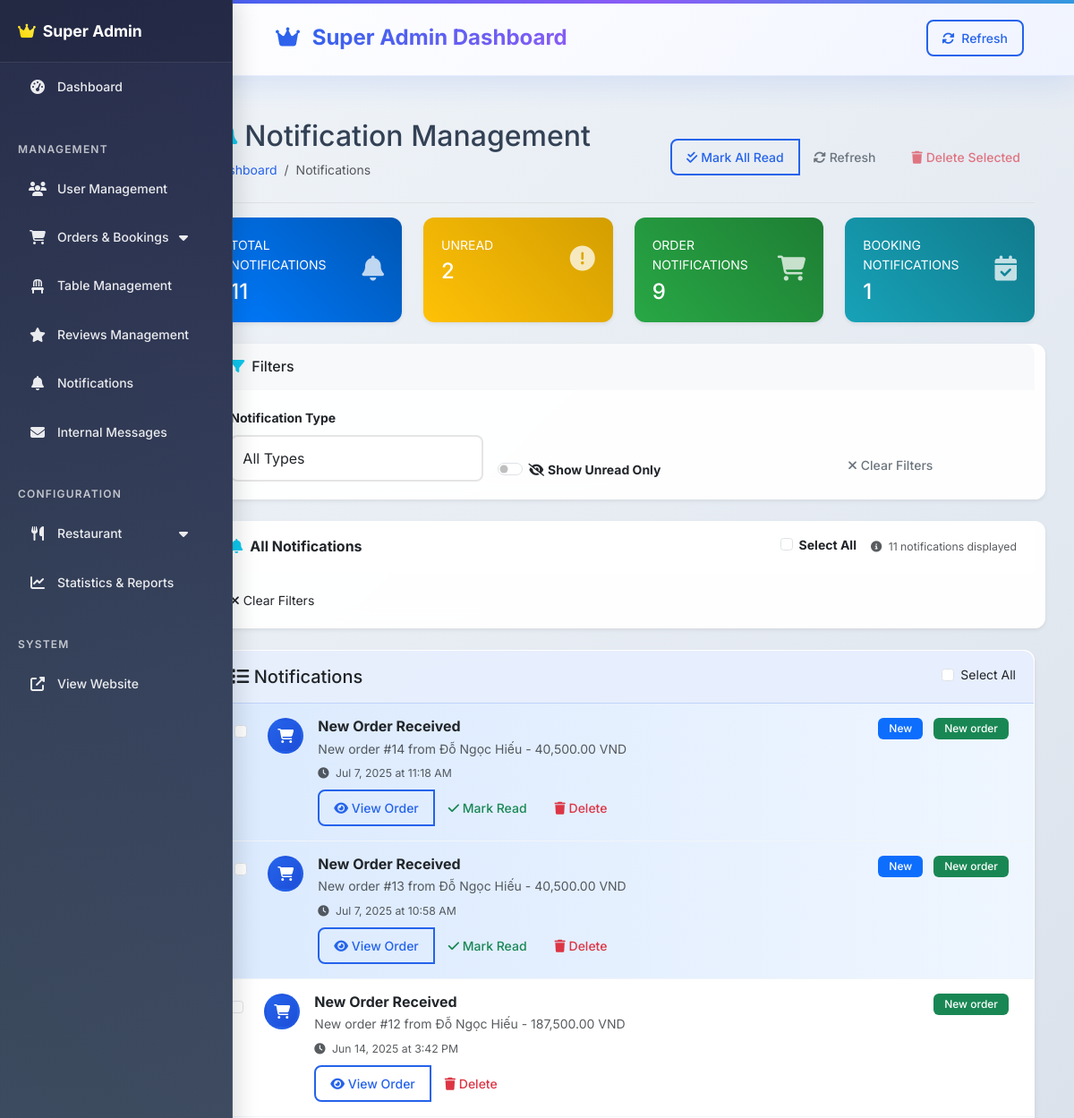
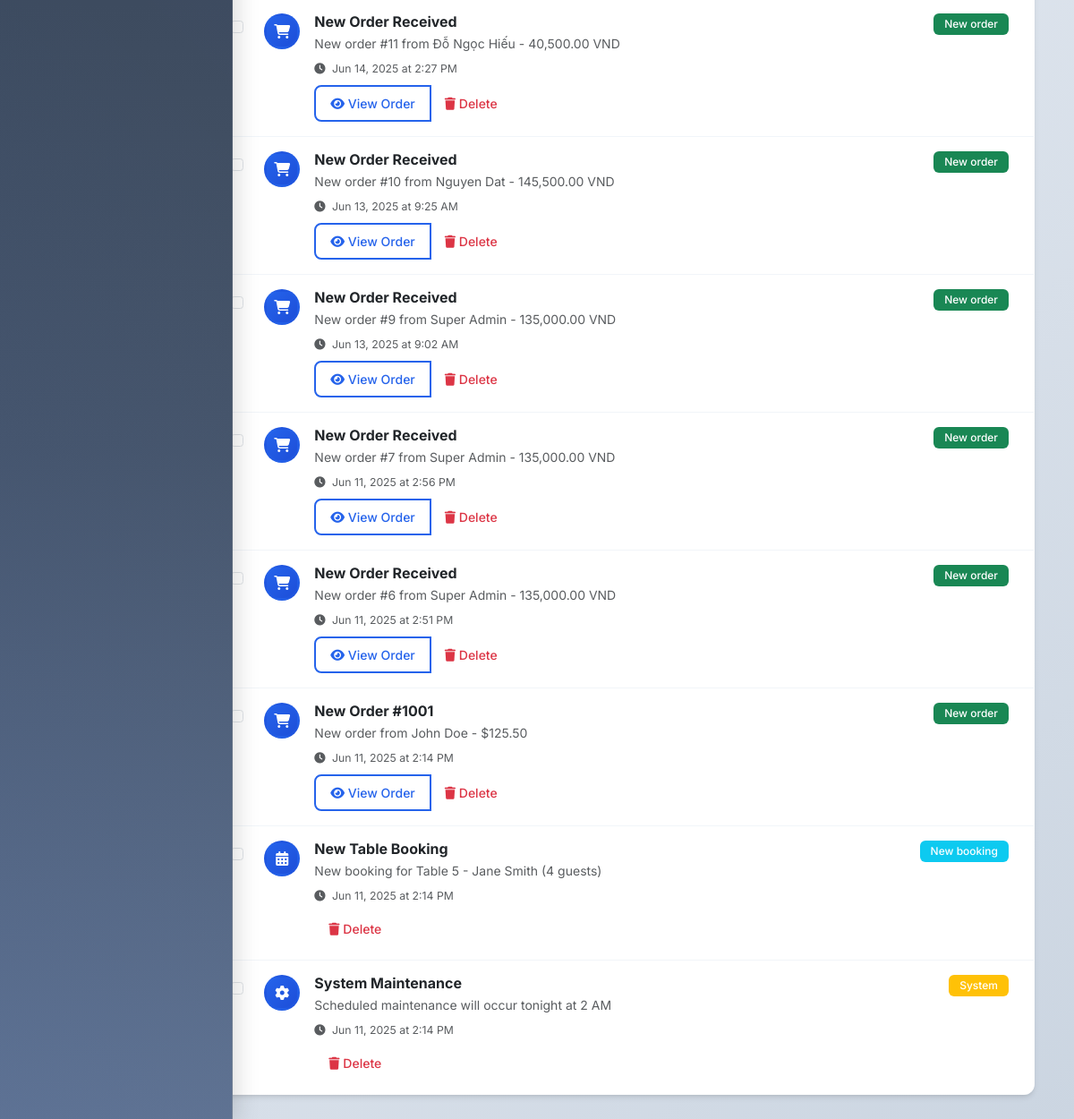
The page /superadmin/notifications (signed in) on the database its author committed (2 pictures, top to bottom).
### tables this page shows
CREATE TABLE IF NOT EXISTS `notifications` (
  `id` int NOT NULL AUTO_INCREMENT,
  `user_id` int NOT NULL,
  `type` varchar(50) NOT NULL,
  `title` varchar(255) NOT NULL,
  `message` text NOT NULL,
  `data` json DEFAULT NULL,
  `is_read` tinyint(1) DEFAULT '0',
  `created_at` timestamp NULL DEFAULT CURRENT_TIMESTAMP,
  PRIMARY KEY (`id`),
  KEY `fk_notifications_user` (`user_id`),
  KEY `idx_unread` (`is_read`),
  KEY `idx_type` (`type`)
);

### views/superadmin/notifications/index.php (the view, shortened to what the rows shown need)
<!DOCTYPE html>
<html lang="en">
<head>
    <?php require_once 'views/layouts/superadmin_header.php'; ?>
</head>
<body>
    <div class="container-fluid">
        <div class="row">
            <main class="col-md-9 ms-sm-auto col-lg-10 px-md-4">
                <div class="d-flex justify-content-between flex-wrap flex-md-nowrap align-items-center pt-3 pb-2 mb-3 border-bottom">
                    <div>
                        <h1 class="h2">
                            <i class="fas fa-bell me-2 text-info"></i>Notification Management
                        </h1>
                    </div>
                </div>
        <div class="card">
            <div class="card-body p-0">
                <?php if (empty($notifications)): ?>
                    <div class="text-center py-5">
                        <div class="mb-3">
                            <i class="fas fa-bell-slash fa-3x text-muted"></i>
                        </div>
                        <h5 class="text-muted">No notifications found</h5>
                        <p class="text-muted">You're all caught up! No notifications to display.</p>
                    </div>
                <?php else: ?>
                    <div class="list-group list-group-flush">
                        <?php foreach ($notifications as $notification): ?>
                            <?php
                            $data = json_decode($notification['data'], true);
                            $isUnread = !$notification['is_read'];
                            $typeClass = match($notification['type']) {
                                'new_order' => 'success',
                                'new_booking' => 'info',
                                'system' => 'warning',
                                default => 'secondary'
                            };
                            $typeIcon = match($notification['type']) {
                                'new_order' => 'shopping-cart',
                                'new_booking' => 'calendar-alt',
                                'system' => 'cog',
                                default => 'bell'
                            };
                            ?>
                            <div class="list-group-item notification-item <?php echo $isUnread ? 'unread' : ''; ?>"
                                 data-id="<?php echo $notification['id']; ?>">
                                <div class="d-flex align-items-start">
                                    <div class="form-check me-3 mt-1">
                                        <input class="form-check-input notification-checkbox" type="checkbox"
                                               value="<?php echo $notification['id']; ?>" onchange="updateBulkActions()">
                                    </div>
                                    <div class="notification-icon me-3">
                                        <div class="avatar-sm bg-<?php echo $typeClass; ?> text-white rounded-circle d-flex align-items-center justify-content-center">
                                            <i class="fas fa-<?php echo $typeIcon; ?>"></i>
                                        </div>
                                    </div>
                                    <div class="flex-grow-1">
                                        <div class="d-flex justify-content-between align-items-start">
                                            <div>
                                                <h6 class="mb-1 fw-bold"><?php echo htmlspecialchars($notification['title']); ?></h6>
                                                <p class="mb-1 text-muted"><?php echo htmlspecialchars($notification['message']); ?></p>
                                                <small class="text-muted">
                                                    <i class="fas fa-clock me-1"></i>
                                                    <?php echo date('M j, Y \a\t g:i A', strtotime($notification['created_at'])); ?>
                                                </small>
                                            </div>
                                            <div class="notification-actions">
                                                <?php if ($isUnread): ?>
                                                    <span class="badge bg-primary me-2">New</span>
                                                <?php endif; ?>
                                                <span class="badge bg-<?php echo $typeClass; ?> me-2">
                                                    <?php echo ucfirst(str_replace('_', ' ', $notification['type'])); ?>
                                                </span>
                                            </div>
                                        </div>
                                        <div class="mt-2">
                                            <div class="btn-group btn-group-sm">
                                                <?php if ($notification['type'] === 'new_order' && isset($data['url'])): ?>
                                                    <a href="<?php echo SITE_URL . $data['url']; ?>"
                                                       class="btn btn-outline-primary btn-sm"
                                                       onclick="markAsRead(<?php echo $notification['id']; ?>)">
                                                        <i class="fas fa-eye"></i> View Order
                                                    </a>
                                                <?php endif; ?>
                                                <?php if ($isUnread): ?>
                                                    <button type="button" class="btn btn-outline-success btn-sm"
                                                            onclick="markAsRead(<?php echo $notification['id']; ?>)">
                                                        <i class="fas fa-check"></i> Mark Read
                                                    </button>
                                                <?php endif; ?>
                                                <button type="button" class="btn btn-outline-danger btn-sm"
                                                        onclick="deleteNotification(<?php echo $notification['id']; ?>)">
                                                    <i class="fas fa-trash"></i> Delete
                                                </button>
                                            </div>
                                        </div>
                                    </div>
                                </div>
                            </div>
                        <?php endforeach; ?>
                    </div>
                <?php endif; ?>
            </div>
        </div>
    </div>
</div>
<?php require_once 'views/layouts/superadmin_footer.php'; ?>
</body>
</html>

### rows shown on the page
notifications: title "New Order Received", message "New order #14 from Đỗ Ngọc Hiếu - 40,500.00 VND", created_at "Jul 7, 2025 at 11:18 AM", is_read "New", type "New order"
notifications: title "New Order Received", message "New order #13 from Đỗ Ngọc Hiếu - 40,500.00 VND", created_at "Jul 7, 2025 at 10:58 AM", is_read "New", type "New order"
notifications: title "New Order Received", message "New order #12 from Đỗ Ngọc Hiếu - 187,500.00 VND", created_at "Jun 14, 2025 at 3:42 PM", type "New order"
notifications: title "New Order Received", message "New order #11 from Đỗ Ngọc Hiếu - 40,500.00 VND", created_at "Jun 14, 2025 at 2:27 PM", type "New order"
notifications: title "New Order Received", message "New order #10 from Nguyen Dat - 145,500.00 VND", created_at "Jun 13, 2025 at 9:25 AM", type "New order"
notifications: title "New Order Received", message "New order #9 from Super Admin - 135,000.00 VND", created_at "Jun 13, 2025 at 9:02 AM", type "New order"
notifications: title "New Order Received", message "New order #7 from Super Admin - 135,000.00 VND", created_at "Jun 11, 2025 at 2:56 PM", type "New order"
notifications: title "New Order Received", message "New order #6 from Super Admin - 135,000.00 VND", created_at "Jun 11, 2025 at 2:51 PM", type "New order"
notifications: title "New Order #1001", message "New order from John Doe - $125.50", created_at "Jun 11, 2025 at 2:14 PM", type "New order"
notifications: title "New Table Booking", message "New booking for Table 5 - Jane Smith (4 guests)", created_at "Jun 11, 2025 at 2:14 PM", type "New booking"
notifications: title "System Maintenance", message "Scheduled maintenance will occur tonight at 2 AM", created_at "Jun 11, 2025 at 2:14 PM", type "System"

### other values the page prints
$stats['total_notifications'] "11"
$stats['unread_count'] "2"
$stats['order_notifications'] "9"
$stats['booking_notifications'] "1"
count($notifications ?? []) "11"
